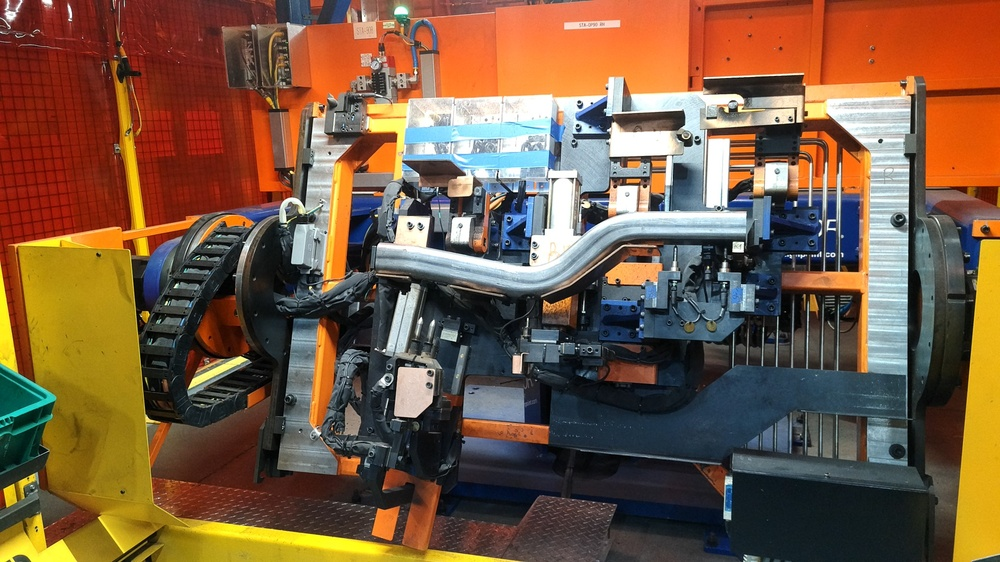
#> input picture Image-Processing/photos/Depth/Original/oriPosition1-2.jpg, 1000 x 562 px, shrunk from 1920 x 1080 before the run, found by its file name
$ python test2.py
#> lines starting #> are read from the running program, lines starting #| are printed output that depends on the picture
import cv2
import numpy as np

img1 = cv2.imread("Image-Processing\photos\Depth\Original\oriPosition1-2.jpg")
#> img1 is the input picture: shape (562, 1000, 3); mean B, G, R 66.4, 90.6, 120.4
img2 = cv2.imread("Image-Processing\photos\Depth\Original\offPosition2-1.jpg")
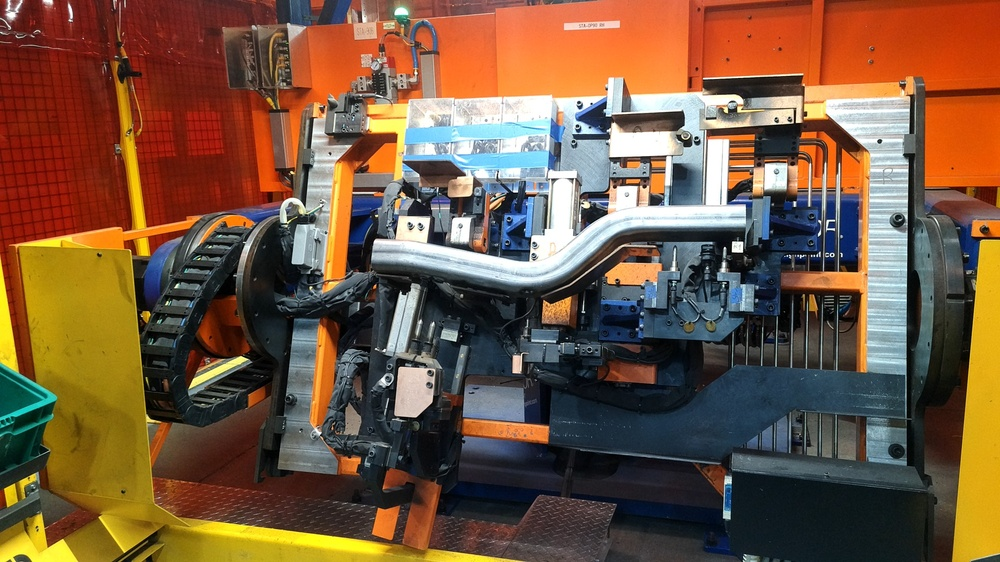
#> input picture Image-Processing/photos/Depth/Original/offPosition2-1.jpg, 1000 x 562 px, shrunk from 1920 x 1080 before the run, found by its file name
#> img2 is the input picture: shape (562, 1000, 3); mean B, G, R 64, 87.6, 117.3
# img1 = cv2.cvtColor(img1, cv2.COLOR_BGR2GRAY)
# img2 = cv2.cvtColor(img2, cv2.COLOR_BGR2GRAY)
diff = cv2.absdiff(img1, img2)
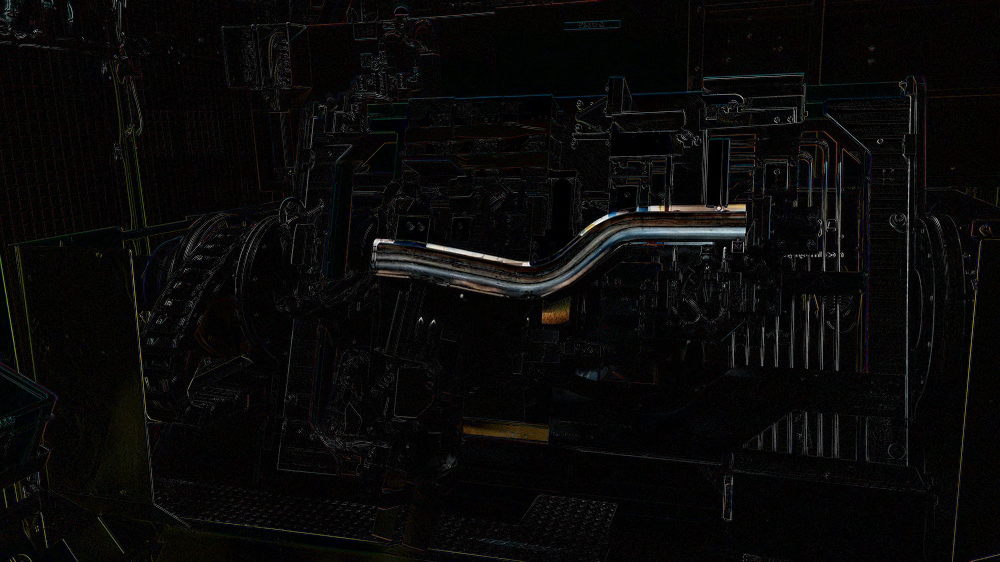
#> diff: shape (562, 1000, 3); mean B, G, R 8.4, 8.9, 9.3
mask = cv2.cvtColor(diff, cv2.COLOR_BGR2GRAY)

th = 1
imask =  mask>th
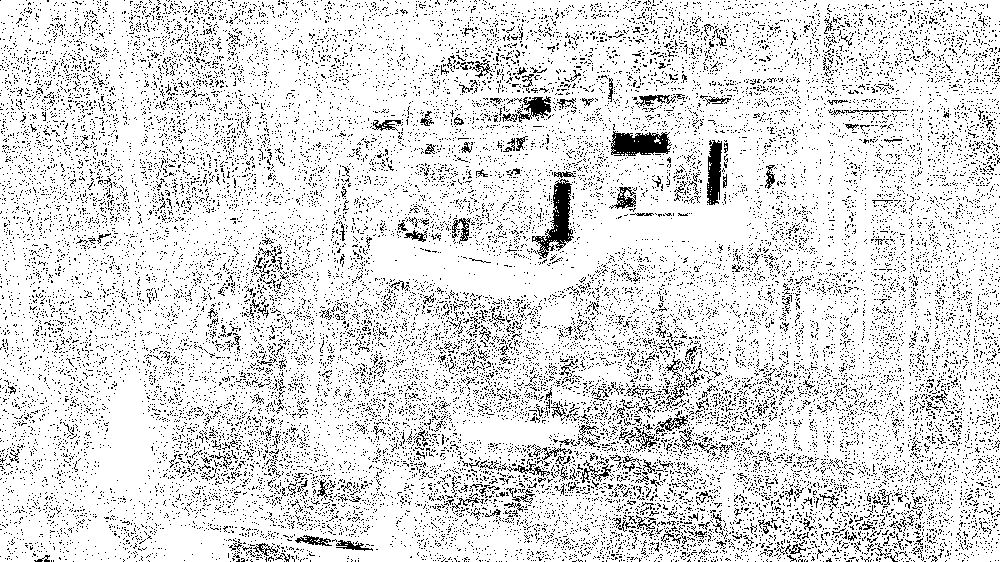
#> imask: shape (562, 1000) bool; 87.3% white; black in thin lines or dots

canvas = np.zeros_like(img2, np.uint8)
canvas[imask] = img2[imask]
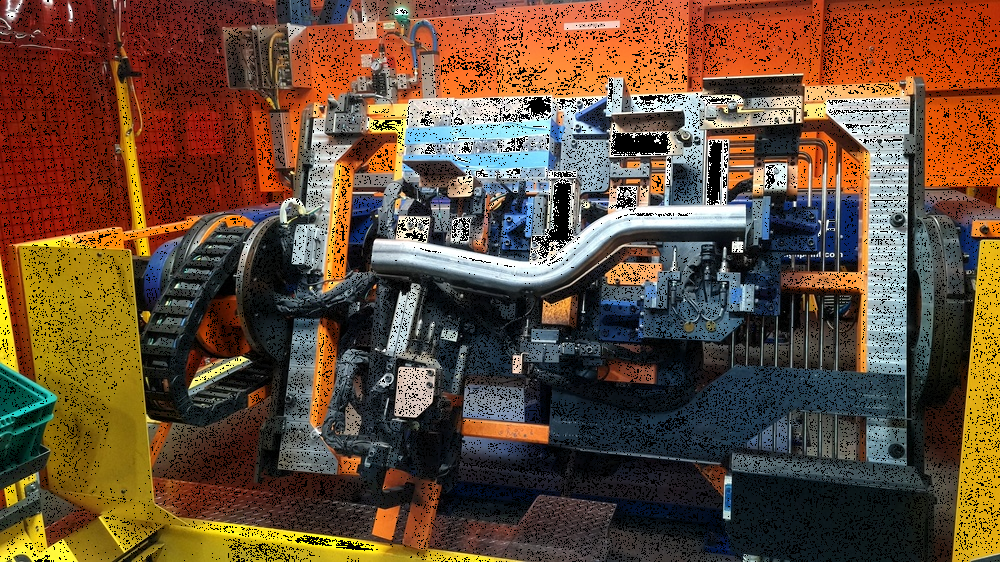
#> canvas: shape (562, 1000, 3); mean B, G, R 55.3, 76.5, 103

cv2.imwrite("result.png", canvas)
